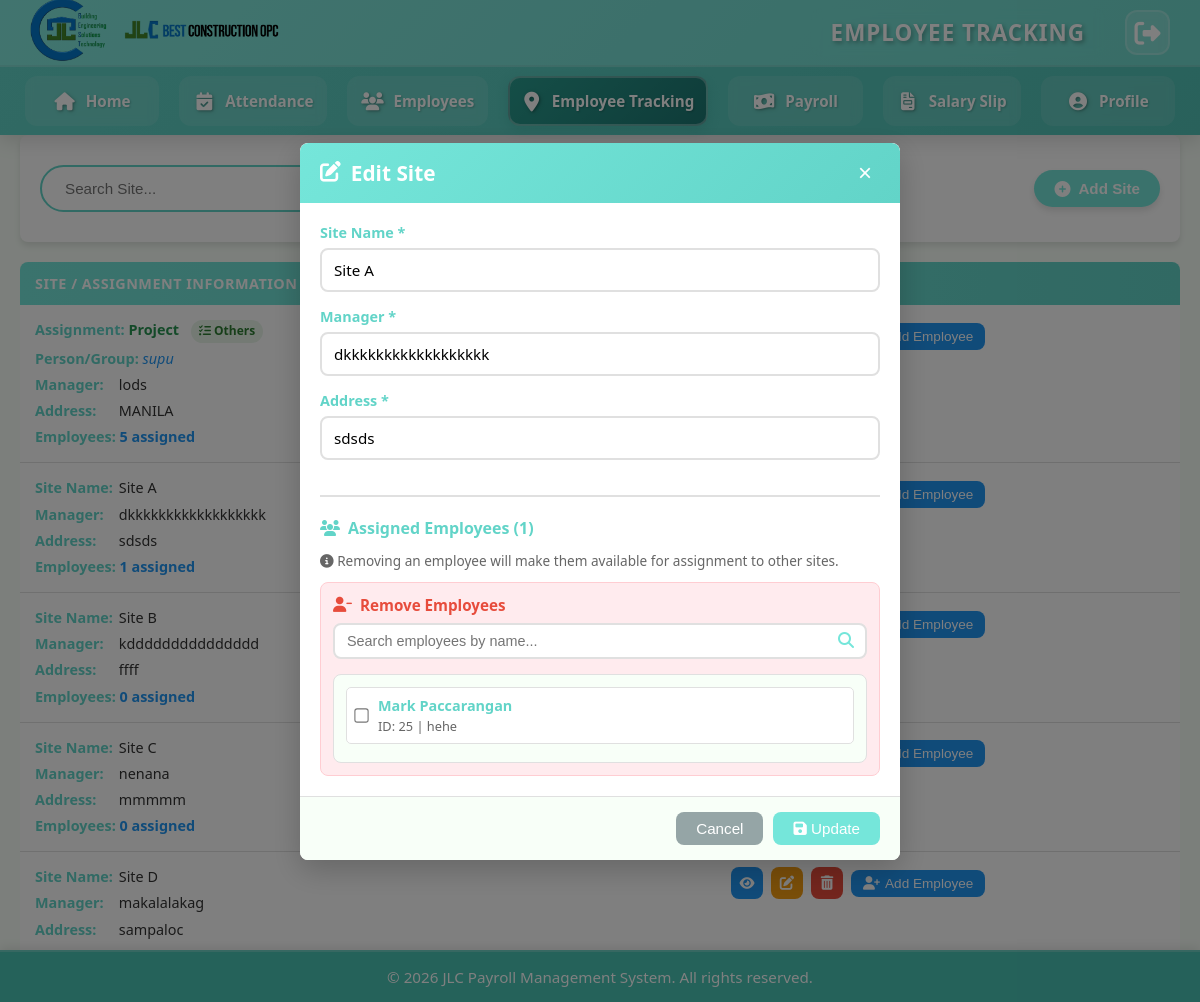
The page /site_monitoring.php?edit=2 (signed in) on the database its author committed.
### tables this page shows
CREATE TABLE IF NOT EXISTS `site_others` (
  `id` int NOT NULL AUTO_INCREMENT,
  `site_id` int NOT NULL,
  `assignment_type` enum('Meeting','Project','Activities') NOT NULL,
  `person_group` varchar(255) NOT NULL,
  `manager` varchar(255) NOT NULL,
  `location` varchar(255) NOT NULL,
  PRIMARY KEY (`id`),
  KEY `fk_site_others_site` (`site_id`),
  CONSTRAINT `fk_site_others_site` FOREIGN KEY (`site_id`) REFERENCES `site_monitoring` (`id`) ON DELETE CASCADE
);

CREATE TABLE IF NOT EXISTS `site_monitoring` (
  `id` int NOT NULL AUTO_INCREMENT,
  `site_name` varchar(255) NOT NULL,
  `site_manager` varchar(255) NOT NULL,
  `site_address` varchar(255) NOT NULL,
  `is_others` tinyint(1) DEFAULT '0',
  `others_id` int DEFAULT NULL,
  PRIMARY KEY (`id`)
);

CREATE TABLE IF NOT EXISTS `employees` (
  `id` int NOT NULL AUTO_INCREMENT,
  `first_name` varchar(100) DEFAULT NULL,
  `middle_name` varchar(100) DEFAULT NULL,
  `last_name` varchar(100) DEFAULT NULL,
  `address` text,
  `contact_num` varchar(15) DEFAULT NULL,
  `position` varchar(50) DEFAULT NULL,
  `email` varchar(100) DEFAULT NULL,
  `gender` varchar(10) DEFAULT NULL,
  `civil_status` varchar(20) DEFAULT NULL,
  `date_hired` date DEFAULT NULL,
  `monthly_salary` decimal(10,2) DEFAULT NULL,
  `dob` date DEFAULT NULL,
  `salary` int NOT NULL DEFAULT '0',
  `net_salary` int NOT NULL DEFAULT '0',
  `is_archived` tinyint(1) DEFAULT '0',
  `is_active` tinyint(1) DEFAULT '1',
  `status` enum('active','disabled','inactive') DEFAULT 'active',
  `sss_number` varchar(50) DEFAULT NULL,
  `pagibig_number` varchar(50) DEFAULT NULL,
  `tin_number` varchar(50) DEFAULT NULL,
  `philhealth_number` varchar(50) DEFAULT NULL,
  `site_id` int DEFAULT NULL,
  PRIMARY KEY (`id`)
);

### site_monitoring.php (the view, shortened to what the rows shown need)
<?php
include 'connection.php';
function getSiteEmployeeCount($conn, $site_id) {
    $query = "SELECT COUNT(*) as count FROM site_employee WHERE site_id = ?";
    $stmt = $conn->prepare($query);
    $stmt->bind_param("i", $site_id);
    $stmt->execute();
    $result = $stmt->get_result();
    $data = $result->fetch_assoc();
    return $data ? $data['count'] : 0;
}
function getSiteEmployees($conn, $site_id) {
    $employees = [];
    $columns = ['e.id', 'e.first_name', 'e.last_name', 'e.position'];
    $email_check = $conn->query("SHOW COLUMNS FROM employees LIKE 'email'");
    if ($email_check && $email_check->num_rows > 0) {
        $columns[] = 'e.email';
    }
    $columns_str = implode(', ', $columns);
    $query = "SELECT $columns_str
              FROM employees e
              INNER JOIN site_employee se ON e.id = se.employee_id
              WHERE se.site_id = ?
              ORDER BY e.first_name, e.last_name";
    $stmt = $conn->prepare($query);
    $stmt->bind_param("i", $site_id);
    $stmt->execute();
    $result = $stmt->get_result();
    while ($row = $result->fetch_assoc()) {
        $employees[] = $row;
    }
    return $employees;
}
$site_details = null;
$site_employees = [];
$site_others = null;
if (isset($_GET['edit'])) {
    $site_id = (int)$_GET['edit'];
    $query = "SELECT * FROM site_monitoring WHERE id = ?";
    $stmt = $conn->prepare($query);
    $stmt->bind_param("i", $site_id);
    $stmt->execute();
    $result = $stmt->get_result();
    $site_details = $result->fetch_assoc();
    if ($site_details) {
        $site_employees = getSiteEmployees($conn, $site_id);
    }
}
$sort_by = isset($_GET['sort_by']) ? $_GET['sort_by'] : 'site_name';
$sort_order = isset($_GET['sort_order']) ? $_GET['sort_order'] : 'ASC';
$sort_order = strtoupper($sort_order) === 'DESC' ? 'DESC' : 'ASC';
$table_check = $conn->query("SHOW TABLES LIKE 'site_others'");
$has_site_others = $table_check->num_rows > 0;
if ($has_site_others) {
    $query = "SELECT sm.*, so.assignment_type, so.person_group
              FROM site_monitoring sm
              LEFT JOIN site_others so ON sm.id = so.site_id";
} else {
    $query = "SELECT sm.*, NULL as assignment_type, NULL as person_group
              FROM site_monitoring sm";
}
$query .= " ORDER BY $sort_by $sort_order";
$stmt = $conn->prepare($query);
$stmt->execute();
$result = $stmt->get_result();
?>
<!DOCTYPE html>
<html lang="en">
<head>
    <link rel="stylesheet" href="./assets/css/site_monitoring.css">
    <link rel="stylesheet" href="https://cdnjs.cloudflare.com/ajax/libs/font-awesome/6.4.0/css/all.min.css">
</head>
<body>
    <?php include_once("./includes/header.php"); ?>
    <main class="content">
        <div class="content-wrapper">
            <div class="table-responsive">
                <div class="site-table-container">
                    <table class="site-table">
                        <thead>
                            <tr>
                                <th>Site / Assignment Information</th>
                                <th>Actions</th>
                            </tr>
                        </thead>
                        <tbody>
                        <?php if ($result && $result->num_rows > 0): ?>
                            <?php while ($row = $result->fetch_assoc()):
                                $employee_count = getSiteEmployeeCount($conn, $row['id']);
                                $is_others = $row['is_others'] == 1;
                            ?>
                            <tr>
                                <td>
                                    <div class="site-info">
                                        <?php if ($is_others && isset($row['assignment_type']) && $row['assignment_type'] !== null): ?>
                                            <div>
                                                <strong>Assignment:</strong>
                                                <span class="assignment-type"><?php echo htmlspecialchars($row['assignment_type']); ?></span>
                                                <span class="assignment-badge">
                                                    <i class="fas fa-tasks"></i> Others
                                                </span>
                                            </div>
                                            <div>
                                                <strong>Person/Group:</strong>
                                                <span class="person-group"><?php echo htmlspecialchars($row['person_group']); ?></span>
                                            </div>
                                        <?php else: ?>
                                            <div>
                                                <strong>Site Name:</strong>
                                                <?php echo htmlspecialchars($row['site_name']); ?>
                                            </div>
                                        <?php endif; ?>
                                        <div><strong>Manager:</strong> <?php echo htmlspecialchars($row['site_manager']); ?></div>
                                        <div><strong>Address:</strong> <?php echo htmlspecialchars($row['site_address']); ?></div>
                                        <div><strong>Employees:</strong> <span style="color: var(--info-color); font-weight: 600;"><?php echo $employee_count; ?> assigned</span></div>
                                    </div>
                                </td>
                                <td>
                                    <div class="action-buttons">
                                        <button class='action-btn view-btn'
                                                onclick='showViewEmployeesModal(<?php echo $row['id']; ?>, "<?php echo htmlspecialchars(addslashes($is_others && isset($row['assignment_type']) && $row['assignment_type'] !== null ? $row['assignment_type'] : $row['site_name'])); ?>", "<?php echo htmlspecialchars(addslashes($row['site_manager'])); ?>", "<?php echo htmlspecialchars(addslashes($row['site_address'])); ?>")'
                                                title="View Employees">
                                            <i class="fas fa-eye"></i>
                                        </button>
                                        <a href='site_monitoring.php?edit=<?php echo $row['id']; ?>'
                                           class='action-btn edit-btn'
                                           title="Edit">
                                            <i class="fas fa-edit"></i>
                                        </a>
                                        <a href='javascript:void(0);'
                                           class='action-btn delete-btn'
                                           title="Delete"
                                           onclick='confirmDelete(<?php echo $row['id']; ?>)'>
                                            <i class="fas fa-trash-alt"></i>
                                        </a>
                                        <button class='add-employee-btn'
                                                onclick='showAddEmployeeModal(<?php echo $row['id']; ?>, "<?php echo htmlspecialchars(addslashes($is_others && isset($row['assignment_type']) && $row['assignment_type'] !== null ? $row['assignment_type'] : $row['site_name'])); ?>")'
                                                title="Add Employee">
                                            <i class="fas fa-user-plus"></i>
                                            Add Employee
                                        </button>
                                    </div>
                                </td>
                            </tr>
                            <?php endwhile; ?>
                        <?php endif; ?>
                        </tbody>
                    </table>
                </div>
            </div>
        </div>
    </main>
    <?php if ($site_details): ?>
    <div id="editSiteModal" class="modal" style="display: flex;">
        <div class="modal-content" style="max-width: 600px;">
            <form method="POST" action="site_monitoring.php" id="editSiteForm">
                <div class="modal-body">
                    <div class="site-form">
                        <?php if ($site_details['is_others'] == 1 && $site_others): ?>
                        <div class="edit-mode-indicator">
                            <i class="fas fa-tasks"></i>
                            <span>Editing Assignment - All changes will be saved when you click Update</span>
                        </div>
                        <div class="form-group">
                            <label for="edit-assignment-type">Assignment Type *</label>
                            <select id="edit-assignment-type" name="edit_assignment_type" required>
                                <option value="Meeting" <?php echo $site_others['assignment_type'] == 'Meeting' ? 'selected' : ''; ?>>Meeting</option>
                                <option value="Project" <?php echo $site_others['assignment_type'] == 'Project' ? 'selected' : ''; ?>>Project</option>
                                <option value="Activities" <?php echo $site_others['assignment_type'] == 'Activities' ? 'selected' : ''; ?>>Activities</option>
                            </select>
                        </div>
                        <div class="form-group">
                            <label for="edit-person-group">Person or Group Involved *</label>
                            <input type="text" id="edit-person-group" name="edit_person_group"
                                   value="<?php echo htmlspecialchars($site_others['person_group']); ?>"
                                   required placeholder="Enter person name or group"
                                   autocomplete="off">
                        </div>
                        <div class="form-group">
                            <label for="edit-site-manager">Manager/Officer *</label>
                            <input type="text" id="edit-site-manager" name="edit_site_manager"
                                   value="<?php echo htmlspecialchars($site_details['site_manager']); ?>"
                                   required placeholder="Enter manager name"
                                   autocomplete="off">
                        </div>
                        <div class="form-group">
                            <label for="edit-site-address">Address/Location *</label>
                            <input type="text" id="edit-site-address" name="edit_site_address"
                                   value="<?php echo htmlspecialchars($site_details['site_address']); ?>"
                                   required placeholder="Enter address or location"
                                   autocomplete="off">
                        </div>
                        <?php else: ?>
                        <div class="form-group">
                            <label for="edit-site-name">Site Name *</label>
                            <input type="text" id="edit-site-name" name="edit_site_name"
                                   value="<?php echo htmlspecialchars($site_details['site_name']); ?>"
                                   required placeholder="Enter site name"
                                   autocomplete="off">
                        </div>
                        <div class="form-group">
                            <label for="edit-site-manager">Manager *</label>
                            <input type="text" id="edit-site-manager" name="edit_site_manager"
                                   value="<?php echo htmlspecialchars($site_details['site_manager']); ?>"
                                   required placeholder="Enter manager name"
                                   autocomplete="off">
                        </div>
                        <div class="form-group">
                            <label for="edit-site-address">Address *</label>
                            <input type="text" id="edit-site-address" name="edit_site_address"
                                   value="<?php echo htmlspecialchars($site_details['site_address']); ?>"
                                   required placeholder="Enter address"
                                   autocomplete="off">
                        </div>
                        <?php endif; ?>
                        <?php if (!empty($site_employees)): ?>
                        <div class="employee-list-section">
                            <div class="remove-employees-section">
                                <div id="employeeCheckboxList" class="employee-checkbox-list searchable">
                                    <?php foreach ($site_employees as $employee): ?>
                                    <div class="employee-item" data-name="<?php echo strtolower(htmlspecialchars($employee['first_name'] . ' ' . $employee['last_name'])); ?>" data-id="<?php echo $employee['id']; ?>">
                                        <input type="checkbox"
                                               id="employee_<?php echo $employee['id']; ?>"
                                               name="remove_employees[]"
                                               value="<?php echo $employee['id']; ?>">
                                        <label for="employee_<?php echo $employee['id']; ?>">
                                            <div class="employee-info">
                                                <span class="name"><?php echo htmlspecialchars($employee['first_name'] . ' ' . $employee['last_name']); ?></span>
                                                <span class="id">ID: <?php echo $employee['id']; ?> | <?php echo htmlspecialchars($employee['position']); ?></span>
                                            </div>
                                        </label>
                                    </div>
                                    <?php endforeach; ?>
                                </div>
                            </div>
                        </div>
                        <?php endif; ?>
                    </div>
                </div>
            </form>
        </div>
    </div>
    <?php endif; ?>
</body>
</html>

### rows shown on the page
site_others: assignment_type "Project", person_group "supu", site.site_manager "lods", site.site_address "MANILA", employee_count "5"
site_monitoring: site_name "Site A", site_manager "dkkkkkkkkkkkkkkkkkk", site_address "sdsds", employee_count "1", edit_site_name "Site A", edit_site_manager "dkkkkkkkkkkkkkkkkkk", edit_site_address "sdsds"
site_monitoring: site_name "Site B", site_manager "kddddddddddddddd", site_address "ffff", employee_count "0"
site_monitoring: site_name "Site C", site_manager "nenana", site_address "mmmmm", employee_count "0"
site_monitoring: site_name "Site D", site_manager "makalalakag", site_address "sampaloc"
employees: first_name+last_name "Mark Paccarangan", id "25", position "hehe"

### other values the page prints
$page_title ?: 'DASHBOARD' "EMPLOYEE TRACKING"
count($site_employees) "1"
